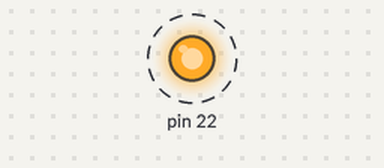
Recording of a sketch running on a simulated Arduino Mega 2560, built with avr-gcc and run on an emulated ATmega2560. Parts: output pins drawn as LEDs (lit = HIGH). Dashed ring = blinking. What the sketch prints to the serial monitor is not drawn.

Above: at 0.2 s.
Timing chart, 0 to 3.5 s (numbered marks = the images above):
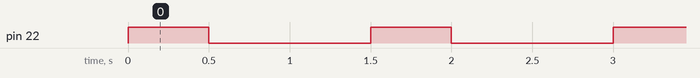

Measured:
- by itself, pin 22: alternates HIGH for 0.50 s and LOW for 1.0 s

The sketch:

sketch_sep23a.ino
```cpp
void setup() {
   pinMode(22, OUTPUT);
   Serial.begin(115200);
}

void loop() {
   digitalWrite(22, HIGH);
   delay(500);
   digitalWrite(22, LOW);
   delay(500);
   Serial.println("hello World");
   delay(500);
}
```
